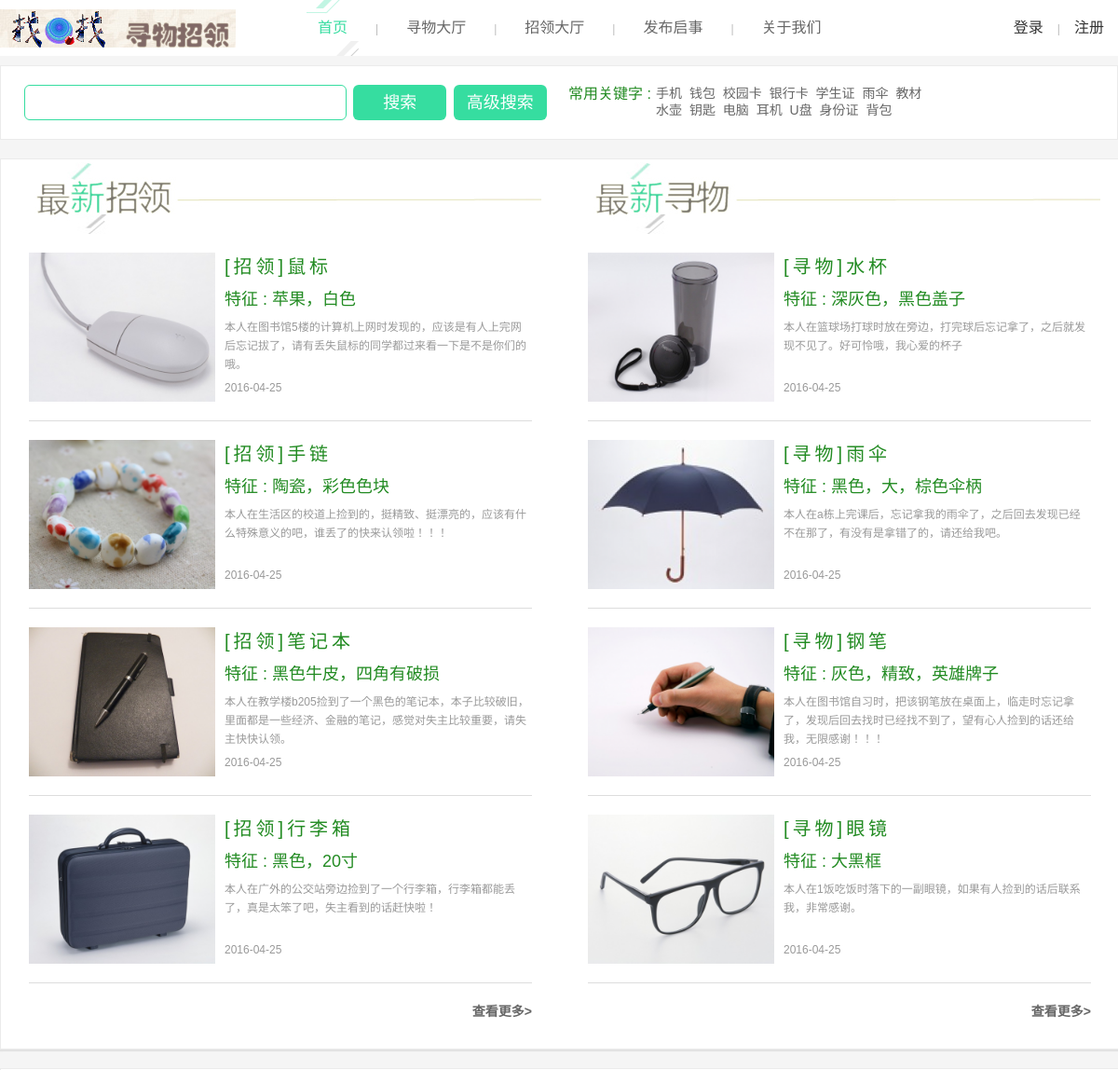
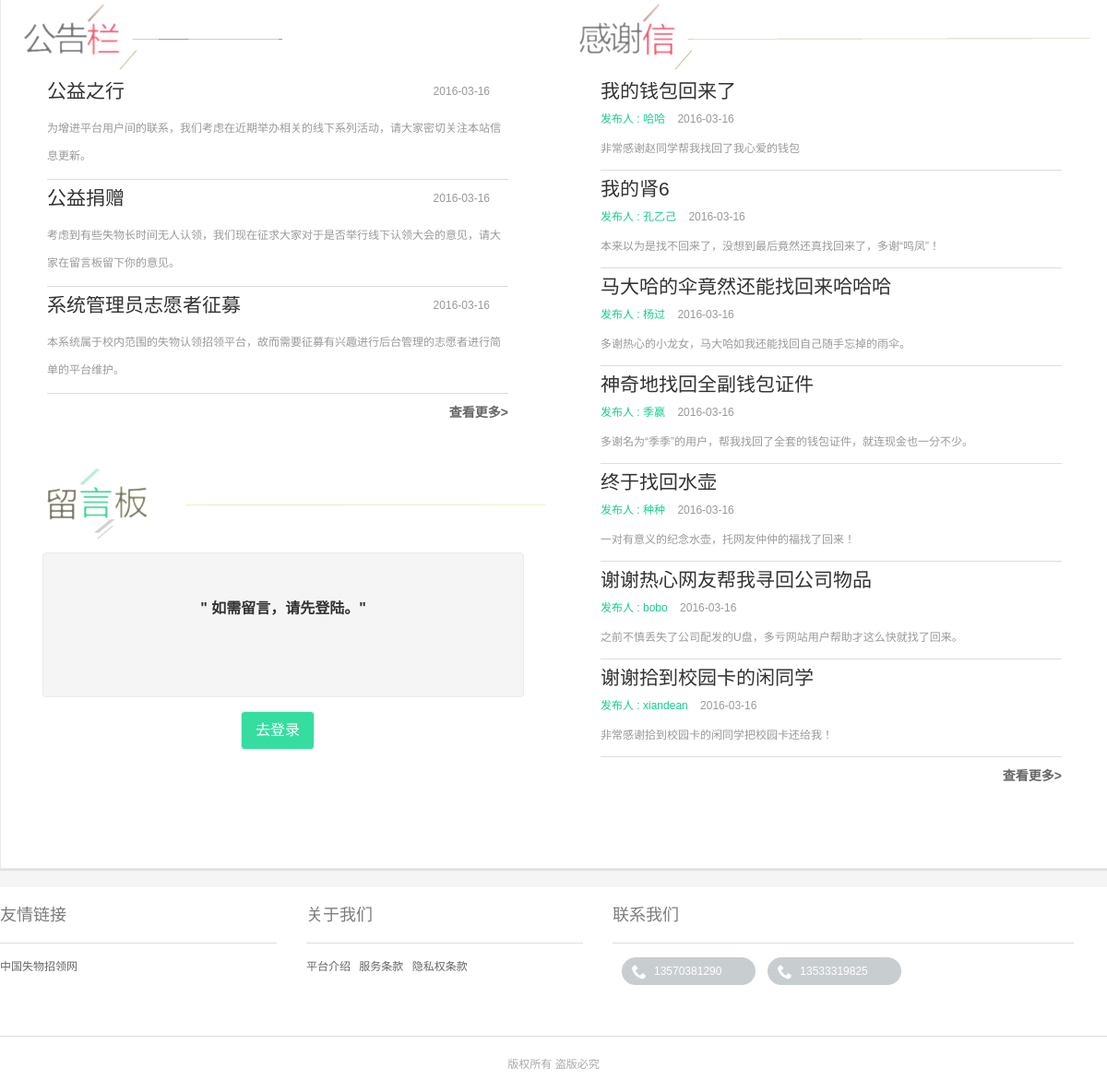
The app's page /graduation/user/index.php with its own data (2 pictures, top to bottom).
### tables this page shows
CREATE TABLE `lost` (
  `l_id` int(11) NOT NULL AUTO_INCREMENT,
  `l_name` varchar(100) NOT NULL DEFAULT '',
  `l_class` int(11) DEFAULT NULL,
  `l_feature` varchar(255) DEFAULT NULL,
  `l_desc` varchar(255) DEFAULT NULL,
  `l_img` varchar(100) DEFAULT NULL,
  `l_place` varchar(100) DEFAULT NULL,
  `l_date` date DEFAULT NULL,
  `u_id` int(11) DEFAULT NULL,
  `u_name` varchar(100) DEFAULT NULL,
  `u_phone` varchar(100) DEFAULT NULL,
  `u_email` varchar(100) DEFAULT NULL,
  `u_address` varchar(100) DEFAULT NULL,
  `ct_state` int(1) unsigned zerofill NOT NULL,
  `p_date` date DEFAULT NULL,
  PRIMARY KEY (`l_id`)
);

CREATE TABLE `found` (
  `l_id` int(11) NOT NULL AUTO_INCREMENT,
  `l_name` varchar(100) NOT NULL DEFAULT '',
  `l_class` int(11) DEFAULT NULL,
  `l_feature` varchar(255) DEFAULT NULL,
  `l_desc` varchar(255) DEFAULT NULL,
  `l_img` varchar(100) DEFAULT NULL,
  `l_place` varchar(100) DEFAULT NULL,
  `l_date` date DEFAULT NULL,
  `u_id` int(11) DEFAULT NULL,
  `u_name` varchar(100) DEFAULT NULL,
  `u_phone` varchar(100) DEFAULT NULL,
  `u_email` varchar(100) DEFAULT NULL,
  `u_address` varchar(100) DEFAULT NULL,
  `ct_state` int(1) unsigned zerofill NOT NULL,
  `p_date` date DEFAULT NULL,
  PRIMARY KEY (`l_id`)
);

CREATE TABLE `announce` (
  `a_id` int(11) NOT NULL AUTO_INCREMENT,
  `title` varchar(100) DEFAULT NULL,
  `context` varchar(255) DEFAULT NULL,
  `p_date` date DEFAULT NULL,
  `u_name` varchar(100) DEFAULT NULL,
  PRIMARY KEY (`a_id`)
);

CREATE TABLE `thanks` (
  `t_id` int(11) NOT NULL AUTO_INCREMENT,
  `title` varchar(255) DEFAULT NULL,
  `context` varchar(255) DEFAULT NULL,
  `u_name` varchar(255) DEFAULT NULL,
  `p_date` date DEFAULT NULL,
  `checked` int(1) DEFAULT NULL,
  PRIMARY KEY (`t_id`)
);

### graduation/common/templates_c/%%B3^B34^B34D88B1%%index.tpl.php (the view, shortened to what the rows shown need)
<!DOCTYPE html>
<html>
<head>
<link rel="stylesheet" href="../common/templates/user/css/style.css">
</head>
<body>
<?php $_smarty_tpl_vars = $this->_tpl_vars;
$this->_tpl_vars = $_smarty_tpl_vars;
 ?>
<div class="section notice">
	<div class="wrapper clearfix">
        <div class="section-notice fr">
            <h1 class="title-bar1"><img src="../common/templates/images/title_bar2__2.jpg" height="77"></h1>
            <div class="notice-list">
                    <?php if (! $this->_tpl_vars['lost']): ?><p style="padding-left:20px;line-height:30px;">暂无相关启事！</p><?php else: ?>
                        <ul>
                            <?php unset($this->_sections['key']);
$this->_sections['key']['name'] = 'key';
$this->_sections['key']['loop'] = is_array($_loop=$this->_tpl_vars['lost']) ? count($_loop) : max(0, (int)$_loop); unset($_loop);
$this->_sections['key']['show'] = true;
$this->_sections['key']['max'] = $this->_sections['key']['loop'];
$this->_sections['key']['step'] = 1;
$this->_sections['key']['start'] = $this->_sections['key']['step'] > 0 ? 0 : $this->_sections['key']['loop']-1;
if ($this->_sections['key']['show']) {
    $this->_sections['key']['total'] = $this->_sections['key']['loop'];
} else
    $this->_sections['key']['total'] = 0;
if ($this->_sections['key']['show']):
            for ($this->_sections['key']['index'] = $this->_sections['key']['start'], $this->_sections['key']['iteration'] = 1;
                 $this->_sections['key']['iteration'] <= $this->_sections['key']['total'];
                 $this->_sections['key']['index'] += $this->_sections['key']['step'], $this->_sections['key']['iteration']++):
$this->_sections['key']['rownum'] = $this->_sections['key']['iteration'];
$this->_sections['key']['index_prev'] = $this->_sections['key']['index'] - $this->_sections['key']['step'];
$this->_sections['key']['index_next'] = $this->_sections['key']['index'] + $this->_sections['key']['step'];
$this->_sections['key']['first']      = ($this->_sections['key']['iteration'] == 1);
$this->_sections['key']['last']       = ($this->_sections['key']['iteration'] == $this->_sections['key']['total']);
?>
                             <li class="clearfix">
                                <a href="detail.php?type=lost&l_id=<?php echo $this->_tpl_vars['lost'][$this->_sections['key']['index']]['l_id']; ?>
" target="_blank"><img src="<?php if ($this->_tpl_vars['lost'][$this->_sections['key']['index']]['l_img']): ?><?php echo $this->_tpl_vars['lost'][$this->_sections['key']['index']]['l_img']; ?>
<?php else: ?>../common/templates/images/wutu.jpg<?php endif; ?>" alt=""></a>
                                <div class="news-info">
                                    <h1><span class="a-type1">[寻物]</span><a href="detail.php?type=lost&l_id=<?php echo $this->_tpl_vars['lost'][$this->_sections['key']['index']]['l_id']; ?>
" target="_blank" class="a-type1"><?php echo ((is_array($_tmp=$this->_tpl_vars['lost'][$this->_sections['key']['index']]['l_name'])) ? $this->_run_mod_handler('smartTruncate', true, $_tmp, 8, "...") : smarty_modifier_smartTruncate($_tmp, 8, "...")); ?>
</a></h1>
                                     <h2><span class="a-type1">特征 :</span><span class="a-type1" style="height:inherit; overflow:hidden;"><?php echo $this->_tpl_vars['lost'][$this->_sections['key']['index']]['l_feature']; ?>
</span></h2>
                                    <p class="text a-type3">
                                        <?php echo ((is_array($_tmp=$this->_tpl_vars['lost'][$this->_sections['key']['index']]['l_desc'])) ? $this->_run_mod_handler('smartTruncate', true, $_tmp, 100, "...") : smarty_modifier_smartTruncate($_tmp, 100, "...")); ?>
                                    </p>
                                    <p class="author">
                                        <span class="time"><?php echo $this->_tpl_vars['lost'][$this->_sections['key']['index']]['p_date']; ?>
</span>
                                    </p>
                                </div>
                            </li>
                            <?php endfor; endif; ?>
                        </ul>
                    <?php endif; ?>
			 </div>
		</div>
		<div class="section-notice fl">
            <h1 class="title-bar1"><img src="../common/templates/images/title_bar2__1.jpg" height="77"></h1>
            <div class="notice-list ">
                    <?php if (! $this->_tpl_vars['found']): ?><p style="padding-left:20px;line-height:30px;">暂无相关启事！</p><?php else: ?>
                        <ul>
                            <?php unset($this->_sections['key']);
$this->_sections['key']['name'] = 'key';
$this->_sections['key']['loop'] = is_array($_loop=$this->_tpl_vars['found']) ? count($_loop) : max(0, (int)$_loop); unset($_loop);
$this->_sections['key']['show'] = true;
$this->_sections['key']['max'] = $this->_sections['key']['loop'];
$this->_sections['key']['step'] = 1;
$this->_sections['key']['start'] = $this->_sections['key']['step'] > 0 ? 0 : $this->_sections['key']['loop']-1;
if ($this->_sections['key']['show']) {
    $this->_sections['key']['total'] = $this->_sections['key']['loop'];
} else
    $this->_sections['key']['total'] = 0;
if ($this->_sections['key']['show']):
            for ($this->_sections['key']['index'] = $this->_sections['key']['start'], $this->_sections['key']['iteration'] = 1;
                 $this->_sections['key']['iteration'] <= $this->_sections['key']['total'];
                 $this->_sections['key']['index'] += $this->_sections['key']['step'], $this->_sections['key']['iteration']++):
$this->_sections['key']['rownum'] = $this->_sections['key']['iteration'];
$this->_sections['key']['index_prev'] = $this->_sections['key']['index'] - $this->_sections['key']['step'];
$this->_sections['key']['index_next'] = $this->_sections['key']['index'] + $this->_sections['key']['step'];
$this->_sections['key']['first']      = ($this->_sections['key']['iteration'] == 1);
$this->_sections['key']['last']       = ($this->_sections['key']['iteration'] == $this->_sections['key']['total']);
?>
                             <li class="clearfix">
                                <a href="detail.php?type=found&l_id=<?php echo $this->_tpl_vars['found'][$this->_sections['key']['index']]['l_id']; ?>
" target="_blank"><img src="<?php if ($this->_tpl_vars['found'][$this->_sections['key']['index']]['l_img']): ?><?php echo $this->_tpl_vars['found'][$this->_sections['key']['index']]['l_img']; ?>
<?php else: ?>../common/templates/images/wutu.jpg<?php endif; ?>" alt=""></a>
                                <div class="news-info">
                                    <h1><span class="a-type1">[招领]</span><a href="detail.php?type=found&l_id=<?php echo $this->_tpl_vars['found'][$this->_sections['key']['index']]['l_id']; ?>
" target="_blank" class="a-type1"><?php echo $this->_tpl_vars['found'][$this->_sections['key']['index']]['l_name']; ?>
</a></h1>
                                     <h2><span class="a-type1">特征 :</span><span class="a-type1" style="height:inherit; overflow:hidden;"><?php echo $this->_tpl_vars['found'][$this->_sections['key']['index']]['l_feature']; ?>
</span></h2>
                                    <p class="text a-type3" style="padding-top:0; font-size:12px;">
                                        <?php echo ((is_array($_tmp=$this->_tpl_vars['found'][$this->_sections['key']['index']]['l_desc'])) ? $this->_run_mod_handler('smartTruncate', true, $_tmp, 100, "...") : smarty_modifier_smartTruncate($_tmp, 100, "...")); ?>
                                    </p>
                                    <p class="author">
                                        <span class="time"><?php echo $this->_tpl_vars['found'][$this->_sections['key']['index']]['p_date']; ?>
</span>
                                    </p>
                                </div>
                            </li>
                            <?php endfor; endif; ?>
                        </ul>
                    <?php endif; ?>
			</div>
        </div>
	</div>
</div>
<div class="section notice">
	<div class="wrapper clearfix">
		 <div class="section-notice fl">
		 	<div class="section-ranking">
            	<h1 class="title-bar">公告栏</h1>
				<div class="ranking-list">
                	<ul>
                        <?php unset($this->_sections['key']);
$this->_sections['key']['name'] = 'key';
$this->_sections['key']['loop'] = is_array($_loop=$this->_tpl_vars['announce']) ? count($_loop) : max(0, (int)$_loop); unset($_loop);
$this->_sections['key']['show'] = true;
$this->_sections['key']['max'] = $this->_sections['key']['loop'];
$this->_sections['key']['step'] = 1;
$this->_sections['key']['start'] = $this->_sections['key']['step'] > 0 ? 0 : $this->_sections['key']['loop']-1;
if ($this->_sections['key']['show']) {
    $this->_sections['key']['total'] = $this->_sections['key']['loop'];
} else
    $this->_sections['key']['total'] = 0;
if ($this->_sections['key']['show']):
            for ($this->_sections['key']['index'] = $this->_sections['key']['start'], $this->_sections['key']['iteration'] = 1;
                 $this->_sections['key']['iteration'] <= $this->_sections['key']['total'];
                 $this->_sections['key']['index'] += $this->_sections['key']['step'], $this->_sections['key']['iteration']++):
$this->_sections['key']['rownum'] = $this->_sections['key']['iteration'];
$this->_sections['key']['index_prev'] = $this->_sections['key']['index'] - $this->_sections['key']['step'];
$this->_sections['key']['index_next'] = $this->_sections['key']['index'] + $this->_sections['key']['step'];
$this->_sections['key']['first']      = ($this->_sections['key']['iteration'] == 1);
$this->_sections['key']['last']       = ($this->_sections['key']['iteration'] == $this->_sections['key']['total']);
?>
                    	<li><h2 style=" font-weight:100; display: inline-block;"><?php echo $this->_tpl_vars['announce'][$this->_sections['key']['index']]['title']; ?>
</h2>
							<span class="time"><?php echo $this->_tpl_vars['announce'][$this->_sections['key']['index']]['p_date']; ?>
</span>
							<p class="text"><?php echo $this->_tpl_vars['announce'][$this->_sections['key']['index']]['context']; ?>
</p>
						</li>
                   		<?php endfor; endif; ?>
                	</ul>
            	</div>
   		  	</div>
			<div class="leavemessage">
            	<h1 class="title-bar">留言板</h1>
				<?php if (( ! $this->_tpl_vars['uid'] )): ?>
				<div class="require">
					<h2 style="padding-top:50px; font-size:medium;">" 如需留言，请先登陆。"</h2>
				</div>
				<?php endif; ?>
			</div>
		 </div>
		<div class="section-notice fr">
			<div class="thletter">
            	<h1 class="title-bar">感谢信</h1>
				<div class="letter-list">
               		<ul>
                        <?php unset($this->_sections['key']);
$this->_sections['key']['name'] = 'key';
$this->_sections['key']['loop'] = is_array($_loop=$this->_tpl_vars['thanks']) ? count($_loop) : max(0, (int)$_loop); unset($_loop);
$this->_sections['key']['show'] = true;
$this->_sections['key']['max'] = $this->_sections['key']['loop'];
$this->_sections['key']['step'] = 1;
$this->_sections['key']['start'] = $this->_sections['key']['step'] > 0 ? 0 : $this->_sections['key']['loop']-1;
if ($this->_sections['key']['show']) {
    $this->_sections['key']['total'] = $this->_sections['key']['loop'];
} else
    $this->_sections['key']['total'] = 0;
if ($this->_sections['key']['show']):
            for ($this->_sections['key']['index'] = $this->_sections['key']['start'], $this->_sections['key']['iteration'] = 1;
                 $this->_sections['key']['iteration'] <= $this->_sections['key']['total'];
                 $this->_sections['key']['index'] += $this->_sections['key']['step'], $this->_sections['key']['iteration']++):
$this->_sections['key']['rownum'] = $this->_sections['key']['iteration'];
$this->_sections['key']['index_prev'] = $this->_sections['key']['index'] - $this->_sections['key']['step'];
$this->_sections['key']['index_next'] = $this->_sections['key']['index'] + $this->_sections['key']['step'];
$this->_sections['key']['first']      = ($this->_sections['key']['iteration'] == 1);
$this->_sections['key']['last']       = ($this->_sections['key']['iteration'] == $this->_sections['key']['total']);
?>
                    	<li><h2 style="font-weight:100;"><?php echo $this->_tpl_vars['thanks'][$this->_sections['key']['index']]['title']; ?>
</h2>
						<div class="timeandname">
							<span class="author">发布人 : <?php echo $this->_tpl_vars['thanks'][$this->_sections['key']['index']]['u_name']; ?>
</span>
							<span class="time"><?php echo $this->_tpl_vars['thanks'][$this->_sections['key']['index']]['p_date']; ?>
</span>
						</div>
						<p class="text"><?php echo $this->_tpl_vars['thanks'][$this->_sections['key']['index']]['context']; ?>
</p>
						</li>
                        <?php endfor; endif; ?>
                	</ul>
            	</div>
        	</div>
		</div>
	</div>
</div>
</body>
</html>

### records on screen
lost: l_img (picture), l_name "水杯", l_feature "深灰色，黑色盖子", l_desc "本人在篮球场打球时放在旁边，打完球后忘记拿了，之后就发现不见了。好可怜哦，我心爱的杯子", p_date "2016-04-25"
found: ct_state.l_img (picture), ct_state.l_name "雨伞", ct_state.l_feature "黑色，大，棕色伞柄", ct_state.l_desc "本人在a栋上完课后，忘记拿我的雨伞了，之后回去发现已经不在那了，有没有是拿错了的，请还给我吧。", ct_state.p_date "2016-04-25", l_img (picture), l_name "鼠标", l_feature "苹果，白色", l_desc "本人在图书馆5楼的计算机上网时发现的，应该是有人上完网后忘记拔了，请有丢失鼠标的同学都过来看一下是不是你们的哦。", p_date "2016-04-25", l_class 2 (drawn), ct_state.title "公益捐赠", ct_state.p_date "2016-03-16", ct_state.context "考虑到有些失物长时间无人认领，我们现在征求大家对于是否举行线下认领大会的意见，请大家在留言板留下你的意见。"
lost: l_img (picture), l_name "钢笔", l_feature "灰色，精致，英雄牌子", l_desc "本人在图书馆自习时，把该钢笔放在桌面上，临走时忘记拿了，发现后回去找时已经找不到了，望有心人捡到的话还给我，无限感谢！！！", p_date "2016-04-25"
lost: l_img (picture), l_name "眼镜", l_feature "大黑框", l_desc "本人在1饭吃饭时落下的一副眼镜，如果有人捡到的话后联系我，非常感谢。", p_date "2016-04-25"
found: l_img (picture), l_name "笔记本", l_feature "黑色牛皮，四角有破损", l_desc "本人在教学楼b205捡到了一个黑色的笔记本，本子比较破旧，里面都是一些经济、金融的笔记，感觉对失主比较重要，请失主快快认领。", p_date "2016-04-25"
found: l_img (picture), l_name "行李箱", l_feature "黑色，20寸", l_desc "本人在广外的公交站旁边捡到了一个行李箱，行李箱都能丢了，真是太笨了吧，失主看到的话赶快啦！", p_date "2016-04-25"
announce: title "公益之行", p_date "2016-03-16", context "为增进平台用户间的联系，我们考虑在近期举办相关的线下系列活动，请大家密切关注本站信息更新。"
announce: title "系统管理员志愿者征募", p_date "2016-03-16", context "本系统属于校内范围的失物认领招领平台，故而需要征募有兴趣进行后台管理的志愿者进行简单的平台维护。"
thanks: title "我的钱包回来了", u_name "哈哈", p_date "2016-03-16", context "非常感谢赵同学帮我找回了我心爱的钱包"
thanks: title "我的肾6", u_name "孔乙己", p_date "2016-03-16", context "本来以为是找不回来了，没想到最后竟然还真找回来了，多谢“鸣凤”！"
thanks: title "马大哈的伞竟然还能找回来哈哈哈", u_name "杨过", p_date "2016-03-16", context "多谢热心的小龙女，马大哈如我还能找回自己随手忘掉的雨伞。"
thanks: title "神奇地找回全副钱包证件", u_name "季赢", p_date "2016-03-16", context "多谢名为“季季”的用户，帮我找回了全套的钱包证件，就连现金也一分不少。"
thanks: title "终于找回水壶", u_name "种种", p_date "2016-03-16", context "一对有意义的纪念水壶，托网友仲仲的福找了回来！"
thanks: title "谢谢热心网友帮我寻回公司物品", u_name "bobo", p_date "2016-03-16", context "之前不慎丢失了公司配发的U盘，多亏网站用户帮助才这么快就找了回来。"
thanks: title "谢谢拾到校园卡的闲同学", u_name "xiandean", p_date "2016-03-16", context "非常感谢拾到校园卡的闲同学把校园卡还给我！"

### other values on screen
$this->_tpl_vars['found'][$this->_sections['key']['index']]['l_name'] "手链"
smarty_modifier_smartTruncate($_tmp, 100, "...") "本人在生活区的校道上捡到的，挺精致、挺漂亮的，应该有什么特殊意义的吧，谁丢了的快来认领啦！！！"
$this->_tpl_vars['found'][$this->_sections['key']['index']]['p_date'] "2016-04-25"
